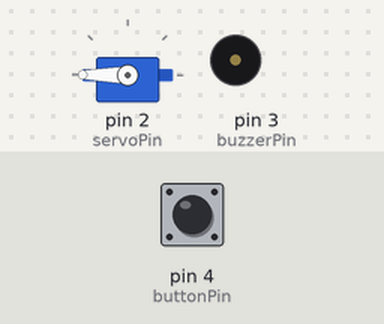
Recording of a sketch running on a simulated Arduino Uno, built with avr-gcc and run on an emulated ATmega328P. Parts: servo, buzzer (waves = sounding). Inputs (shaded band) come from the test bench; at power-on: pin 4 (buttonPin) HIGH.

Above: at 2.2 s.
2.3 s: pin 4 (buttonPin) pulled LOW for 0.15 s
At 4.5 s:
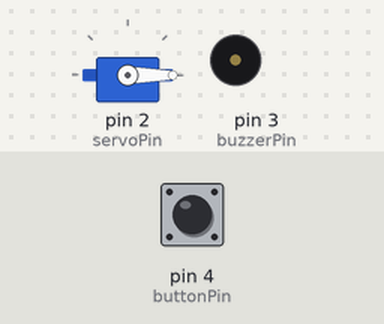
13.5 s: pin 4 (buttonPin) pulled LOW for 1 s
At 14.2 s:
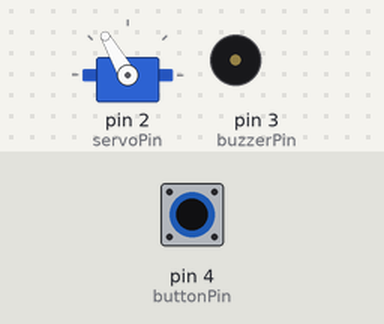
Timing chart, 0 to 35.6 s (numbered marks = the images above; inputs shaded):
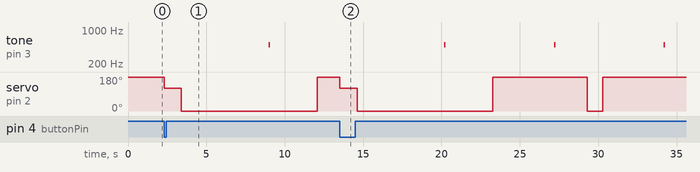

Measured:
- by itself, tone on pin 3 (buzzerPin): alternates 500 Hz for 0.10 s and silent for 6.9 s

The sketch:

catfeeder100.ino
```cpp
#include <Servo.h>
int buzzerPin = 3;
unsigned long startMillis;
unsigned long currentMillis;
unsigned const long period = 7000;
#define servoPin 2
#define buttonPin 4

Servo myservo;

void setup() {
  myservo.attach(servoPin);
  pinMode(buzzerPin, OUTPUT);
  pinMode(buttonPin, INPUT);
  digitalWrite(buttonPin, HIGH);
  myservo.write(180);
  delay(1000);
  myservo.detach();
  startMillis = millis();  //initial start time

}
void loop() {
  currentMillis = millis();
  int buttonVal = digitalRead(buttonPin);
  if (currentMillis - startMillis <= period) {
    if (buttonVal == LOW) {
      myservo.attach(servoPin);
      myservo.write(120);
      delay(1111);
      myservo.write(0);
      delay(575);
      myservo.detach();
      delay(5000);
    }
  }
  else if (currentMillis - startMillis >= period) {

  tone(buzzerPin, 500);
  delay(100);
  noTone(buzzerPin);
    delay(2000);
    myservo.attach(servoPin);
    myservo.write(0);
    delay(1000);
    myservo.write(180);
    delay(575);
    myservo.detach();
    delay(575);
    startMillis = currentMillis;
  }
}
```
